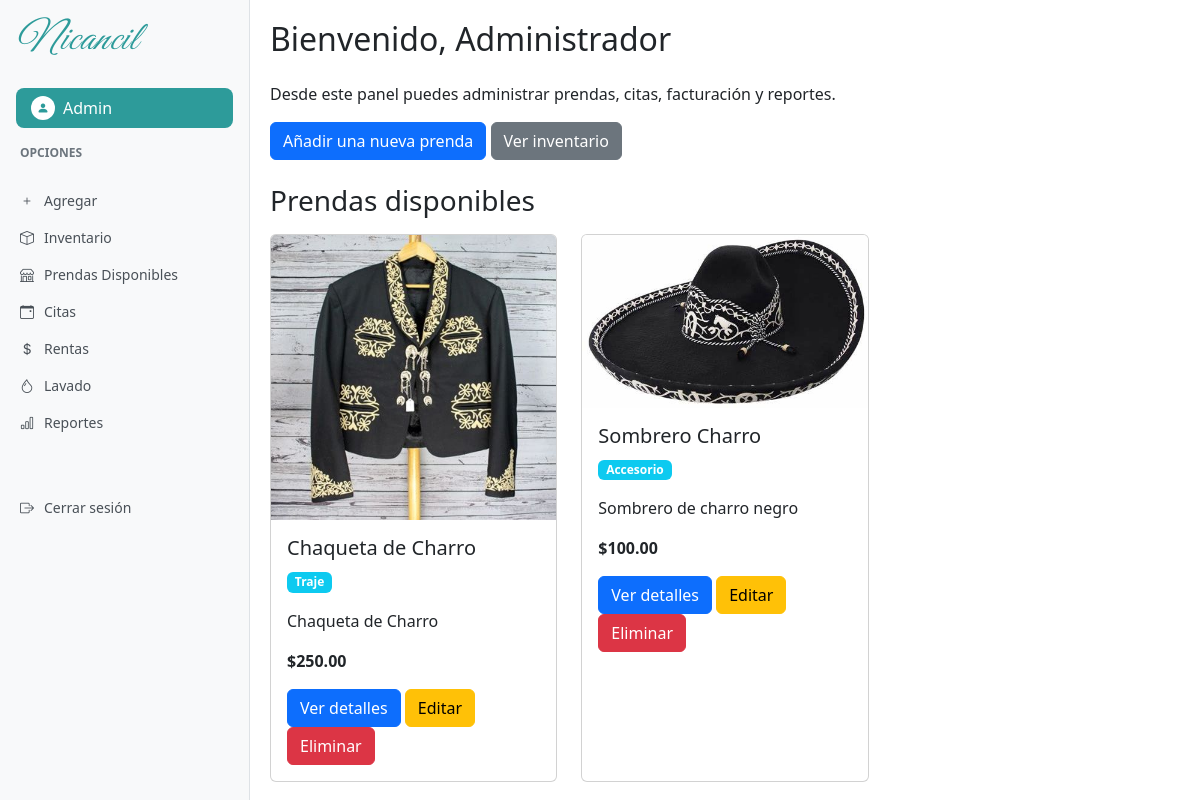
The app's page /dashboard/ (signed in), older data.
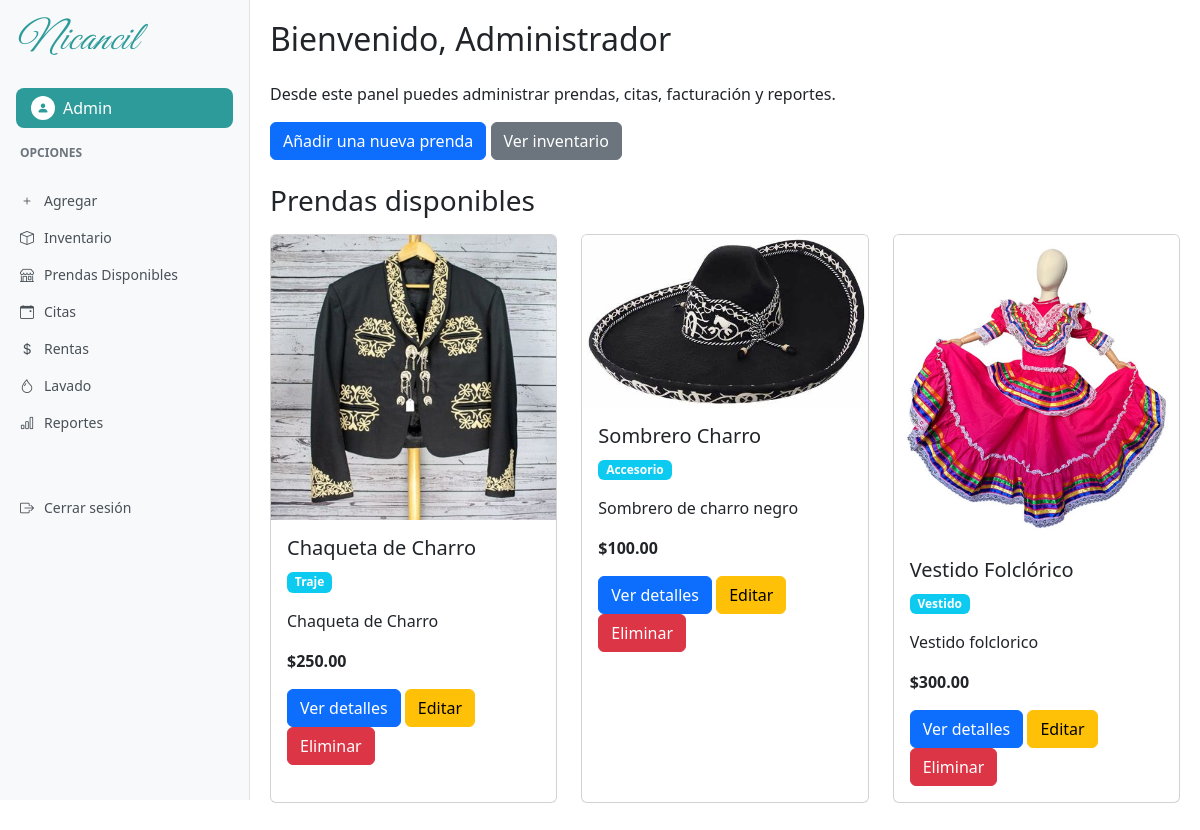
The same page, newer data.
### inventario/models.py (models this page shows, shortened)
class Prenda(models.Model):
    TIPOS = (
        ('traje', 'Traje'),
        ('vestido', 'Vestido'),
        ('accesorio', 'Accesorio'),
    )
    ESTATUS = (
        ('disponible', 'Disponible'),
        ('apartado', 'Apartado'),
        ('en_uso', 'En Uso'),
        ('dañado', 'Dañado'),
        ('mantenimiento', 'En Mantenimiento'),
        ('lavanderia', 'En Lavandería'),
    )
    GENEROS = (
        ('hombre', 'Hombre'),
        ('mujer', 'Mujer'),
        ('unisex', 'Unisex'),
    )
    nombre = models.CharField(max_length=100)
    descripcion = models.TextField()
    precio = models.DecimalField(max_digits=10, decimal_places=2)
    tipo = models.CharField(max_length=20, choices=TIPOS, default='traje')
    color = models.CharField(max_length=50, blank=True)
    estatus = models.CharField(max_length=20, choices=ESTATUS, default='disponible')
    tallas = models.CharField(max_length=50, blank=True)
    genero = models.CharField(max_length=10, choices=GENEROS, default='unisex')
    lugar = models.CharField(max_length=100, blank=True, verbose_name="Lugar o sitio del traje")
    cantidad = models.PositiveIntegerField(default=1)
    imagen = models.ImageField(upload_to='prendas/', null=True, blank=True)
    fecha_creacion = models.DateTimeField(auto_now_add=True)

### usuarios/views.py (the view)
# urls.py: path('dashboard/', views.dashboard, name='dashboard'),
@login_required
def dashboard(request):
    from inventario.models import Prenda
    prendas = Prenda.objects.all()
    if request.user.rol == 'admin':
        return render(request, "usuarios/dashboard_admin.html", {'prendas': prendas})
    elif request.user.rol == 'emp':
        return render(request, "usuarios/dashboard_empleado.html", {'prendas': prendas})
    else:
        return redirect('logout')

### templates/usuarios/dashboard_admin.html (shortened to what this page needs)
{% extends 'base_dashboard.html' %}
{% block content %}
    <h2 class="mb-4">Bienvenido, Administrador</h2>
    <p>Desde este panel puedes administrar prendas, citas, facturación y reportes.</p>
    <div class="mb-4">
        <a href="{% url 'nueva_prenda' %}" class="btn btn-primary">Añadir una nueva prenda</a>
        <a href="{% url 'inventario' %}" class="btn btn-secondary">Ver inventario</a>
    </div>
    <h3 class="mb-3">Prendas disponibles</h3>
    <div class="row">
        {% for prenda in prendas %}
            <div class="col-md-4 mb-4">
                <div class="card h-100">
                    {% if prenda.imagen %}
                        <img src="{{ prenda.imagen.url }}" class="card-img-top" alt="{{ prenda.nombre }}">
                    {% else %}
                        <div class="card-img-top bg-light text-center py-5">Sin imagen</div>
                    {% endif %}
                    <div class="card-body">
                        <h5 class="card-title">{{ prenda.nombre }}</h5>
                        <p class="card-text"><span class="badge bg-info">{{ prenda.get_tipo_display }}</span></p>
                        <p class="card-text">{{ prenda.descripcion|truncatechars:100 }}</p>
                        <p class="card-text"><strong>${{ prenda.precio }}</strong></p>
                        <a href="{% url 'prenda_detalle' prenda.pk %}" class="btn btn-primary">Ver detalles</a>
                        <a href="{% url 'editar_prenda' prenda.pk %}" class="btn btn-warning">Editar</a>
                        <a href="{% url 'eliminar_prenda' prenda.pk %}" class="btn btn-danger">Eliminar</a>
                    </div>
                </div>
            </div>
        {% empty %}
            <div class="col-12">
                <p>No hay prendas disponibles.</p>
            </div>
        {% endfor %}
    </div>
{% endblock %}

Row changes from the older to the newer data that the page shows:
added Prenda: imagen (picture), nombre "Vestido Folclórico", tipo "Vestido", descripcion "Vestido folclorico", precio "300.00"
